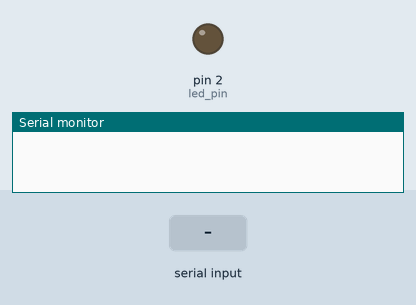
Recording of a program running on a simulated Arduino Uno, built with avr-gcc and run on an emulated ATmega328P. Parts: output pins drawn as LEDs (lit = HIGH), the last lines printed to the serial monitor. The test bench sets the inputs (shaded band).

Above: at 1.2 s.
1.3 s: "on\n" received over Serial
At 1.7 s:
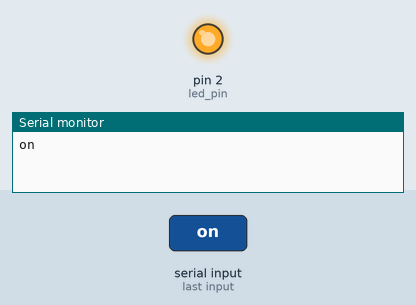
2.8 s: "off\n" received over Serial
At 4.1 s:
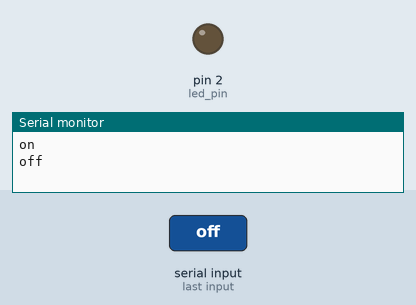
Timing chart, 0 to 5.8 s (numbered marks = the images above; inputs shaded):
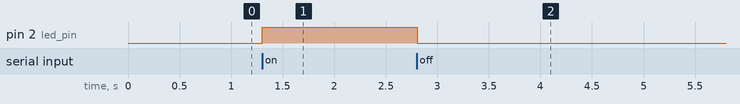

The program:

main.cpp
```cpp
/* Commander une led connectée sur la broche 2 par le port série de l'arduino UNO.
   Quand l'arduino reçoit la chaine on, la led s'allume.
   Quand l'arduino reçoit la chaine off, la led s'éteint.
   La chaine de caractères de commande comporte au maximum 8 caractères et au moins un caractère de fin de ligne \r ou \n
   Le fonctionnement peut être testé avec le moniteur série intégré à Arduino: Outils -> Moniteur Série
   puis saisir la chaine de caractères on ou off et cliquer sur envoyer
*/

// directives de compilation
#include <Arduino.h>

// définition des variables globales
const int led_pin = 2;
bool chaine_complete = false;  // variable binaire qui indique que la chaîne de caractères reçue sur le port série est complète
String chaine = "";            // variable qui contient la chaine de caractères reçue dans le buffer du port série

void setup()
{
  pinMode(led_pin,OUTPUT);
  Serial.begin(9600);       //  initialisation de la connexion série débit 9600 bits par seconde
}

void loop()
{
  if (Serial.available() > 0) //  s'il y a des données présentes  dans le buffer d'entrée du port série
  {
    char caractereRecu = Serial.read(); //  Lecture d'une caractere dans le buffer d'entrée du port série
    if ((caractereRecu == '\n') | (caractereRecu == '\r')) // Si le caractère reçu est un caractère de fin de ligne
    {
      chaine_complete = true;  // la chaîne reçue est complète
    }
    else
    {
      chaine = chaine + caractereRecu; // Accumulation à droite des caractères reçus
    }
  }
  // Commander la led en fonction de la chaîne reçue
  if (chaine_complete)
  {
    if (chaine != "")
    {
      if (chaine=="on")
        {
        digitalWrite(led_pin,HIGH);
        }
      else if (chaine == "off")
        {
        digitalWrite(led_pin,LOW);
        }
      Serial.println(chaine);
    }
    chaine = ""; // On initialise la chaine
    chaine_complete = false;
  }

}
```

Measured:
- after the input at 1.3 s, pin 2 (led_pin): LOW → HIGH at once
- after the input at 2.8 s, pin 2 (led_pin): HIGH → LOW at once
